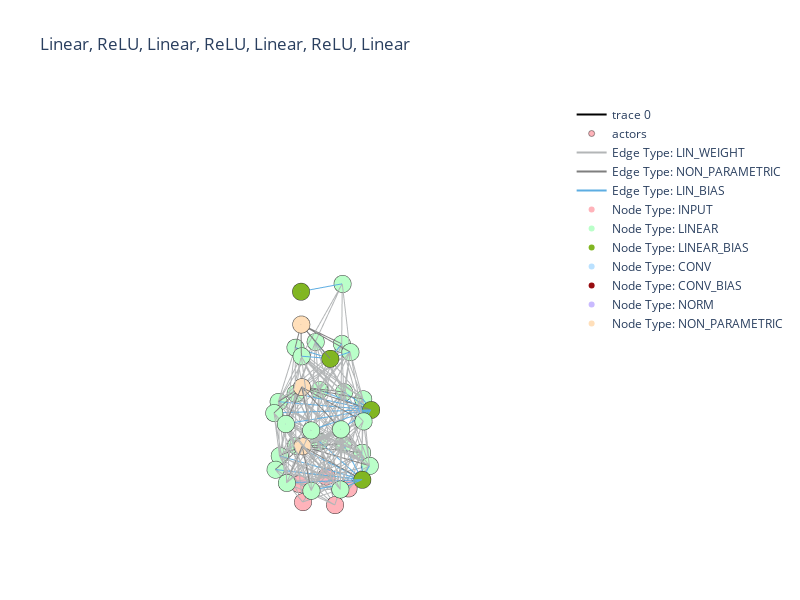

This figure's notebook cell:
### Code cell
model = nn.Sequential(
    nn.Linear(5, 10),
    nn.ReLU(),
    nn.Linear(10, 10),
    nn.ReLU(),
    nn.Linear(10, 5),
    nn.ReLU(),
    nn.Linear(5, 1),
)
global_graph = seq_to_net(model)
sequential_title = ',\n'.join([str(type(module)).split('.')[-1].strip(">'") for module in model])
some_path = './graph-app/backend/static/graph1.html'
draw_graph(global_graph, dim='3d',title=sequential_title, display_inline=True)#, save_path=some_path)
#print(global_graph.get_bipartite_adjacency_matrix())

### Figure 1 — Plotly figure (JSON) as saved in the notebook; plotly's stock layout.template omitted (floating-point values rounded to 4 significant figures; data arrays with more than 128 entries replaced by an {"elided": "..."} marker saying what was removed)
{"data": [{"hoverinfo": "none", "line": {"color": {"elided": "729 str values"}, "width": 2}, "mode": "lines", "type": "scatter3d", "x": {"elided": "729 float values"}, "y": {"elided": "729 float values"}, "z": {"elided": "729 int values"}}, {"hoverinfo": "text", "marker": {"color": ["#FFB3BA", "#FFB3BA", "#FFB3BA", "#FFB3BA", "#FFB3BA", "#BAFFC9", "#BAFFC9", "#BAFFC9", "#81B622", "#BAFFC9", "#BAFFC9", "#BAFFC9", "#BAFFC9", "#BAFFC9", "#BAFFC9", "#BAFFC9", "#FFDFBA", "#BAFFC9", "#BAFFC9", "#BAFFC9", "#BAFFC9", "#81B622", "#BAFFC9", "#BAFFC9", "#BAFFC9", "#BAFFC9", "#BAFFC9", "#BAFFC9", "#FFDFBA", "#BAFFC9", "#81B622", "#BAFFC9", "#BAFFC9", "#BAFFC9", "#BAFFC9", "#FFDFBA", "#81B622", "#BAFFC9"], "line": {"color": "rgb(50,50,50)", "width": 0.5}, "size": 6, "symbol": "circle"}, "mode": "markers", "name": "actors", "text": ["INPUT", "INPUT", "INPUT", "INPUT", "INPUT", "LINEAR", "LINEAR", "LINEAR", "LINEAR_BIAS", "LINEAR", "LINEAR", "LINEAR", "LINEAR", "LINEAR", "LINEAR", "LINEAR", "NON_PARAMETRIC", "LINEAR", "LINEAR", "LINEAR", "LINEAR", "LINEAR_BIAS", "LINEAR", "LINEAR", "LINEAR", "LINEAR", "LINEAR", "LINEAR", "NON_PARAMETRIC", "LINEAR", "LINEAR_BIAS", "LINEAR", "LINEAR", "LINEAR", "LINEAR", "NON_PARAMETRIC", "LINEAR_BIAS", "LINEAR"], "type": "scatter3d", "x": [1, 0.309, -0.809, -0.809, 0.309, 1.751, 1.473, 0.7273, -0.2492, -1.146, -1.68, -1.68, -1.146, -0.2492, 0.7273, 1.473, 1, 1.751, 1.473, 0.7273, -0.2492, -1.146, -1.68, -1.68, -1.146, -0.2492, 0.7273, 1.473, 1, 1, 0.5, -0.5, -1, -0.5, 0.5, 1, 1, -1], "y": [0, 0.9511, 0.5878, -0.5878, -0.9511, 0, 0.9465, 1.592, 1.733, 1.323, 0.4932, -0.4932, -1.323, -1.733, -1.592, -0.9465, 0, 0, 0.9465, 1.592, 1.733, 1.323, 0.4932, -0.4932, -1.323, -1.733, -1.592, -0.9465, 0, 0, 0.866, 0.866, 1.225e-16, -0.866, -0.866, 0, 0, 1.225e-16], "z": [0, 0, 0, 0, 0, 1, 1, 1, 1, 1, 1, 1, 1, 1, 1, 1, 2, 3, 3, 3, 3, 3, 3, 3, 3, 3, 3, 3, 4, 5, 5, 5, 5, 5, 5, 6, 7, 7]}, {"line": {"color": "#b3b6b7", "width": 2}, "mode": "lines", "name": "Edge Type: LIN_WEIGHT", "showlegend": true, "type": "scatter3d", "x": [null], "y": [null], "z": [null]}, {"line": {"color": "#7F7F7F", "width": 2}, "mode": "lines", "name": "Edge Type: NON_PARAMETRIC", "showlegend": true, "type": "scatter3d", "x": [null], "y": [null], "z": [null]}, {"line": {"color": "#5dade2", "width": 2}, "mode": "lines", "name": "Edge Type: LIN_BIAS", "showlegend": true, "type": "scatter3d", "x": [null], "y": [null], "z": [null]}, {"marker": {"color": "#FFB3BA", "size": 6}, "mode": "markers", "name": "Node Type: INPUT", "showlegend": true, "type": "scatter3d", "x": [null], "y": [null], "z": [null]}, {"marker": {"color": "#BAFFC9", "size": 6}, "mode": "markers", "name": "Node Type: LINEAR", "showlegend": true, "type": "scatter3d", "x": [null], "y": [null], "z": [null]}, {"marker": {"color": "#81B622", "size": 6}, "mode": "markers", "name": "Node Type: LINEAR_BIAS", "showlegend": true, "type": "scatter3d", "x": [null], "y": [null], "z": [null]}, {"marker": {"color": "#BAE1FF", "size": 6}, "mode": "markers", "name": "Node Type: CONV", "showlegend": true, "type": "scatter3d", "x": [null], "y": [null], "z": [null]}, {"marker": {"color": "#970C10", "size": 6}, "mode": "markers", "name": "Node Type: CONV_BIAS", "showlegend": true, "type": "scatter3d", "x": [null], "y": [null], "z": [null]}, {"marker": {"color": "#C9BAFF", "size": 6}, "mode": "markers", "name": "Node Type: NORM", "showlegend": true, "type": "scatter3d", "x": [null], "y": [null], "z": [null]}, {"marker": {"color": "#FFDFBA", "size": 6}, "mode": "markers", "name": "Node Type: NON_PARAMETRIC", "showlegend": true, "type": "scatter3d", "x": [null], "y": [null], "z": [null]}], "layout": {"height": 600, "hovermode": "closest", "margin": {"t": 100}, "scene": {"aspectmode": "manual", "aspectratio": {"x": 1, "y": 1, "z": 2}, "camera": {"center": {"x": 0, "y": 0, "z": 0}, "eye": {"x": 1.5, "y": 1.5, "z": 0.5}, "up": {"x": 0, "y": 0, "z": 1}}, "xaxis": {"range": [-3.924, 4.051], "showbackground": false, "showgrid": false, "showline": false, "showticklabels": false, "title": {"text": ""}, "zeroline": false}, "yaxis": {"range": [-4.019, 4.019], "showbackground": false, "showgrid": false, "showline": false, "showticklabels": false, "title": {"text": ""}, "zeroline": false}, "zaxis": {"range": [-0.9, 13.5], "showbackground": false, "showgrid": false, "showline": false, "showticklabels": false, "title": {"text": ""}, "zeroline": false}}, "showlegend": true, "title": {"text": "Linear,\nReLU,\nLinear,\nReLU,\nLinear,\nReLU,\nLinear"}, "width": 800}}
